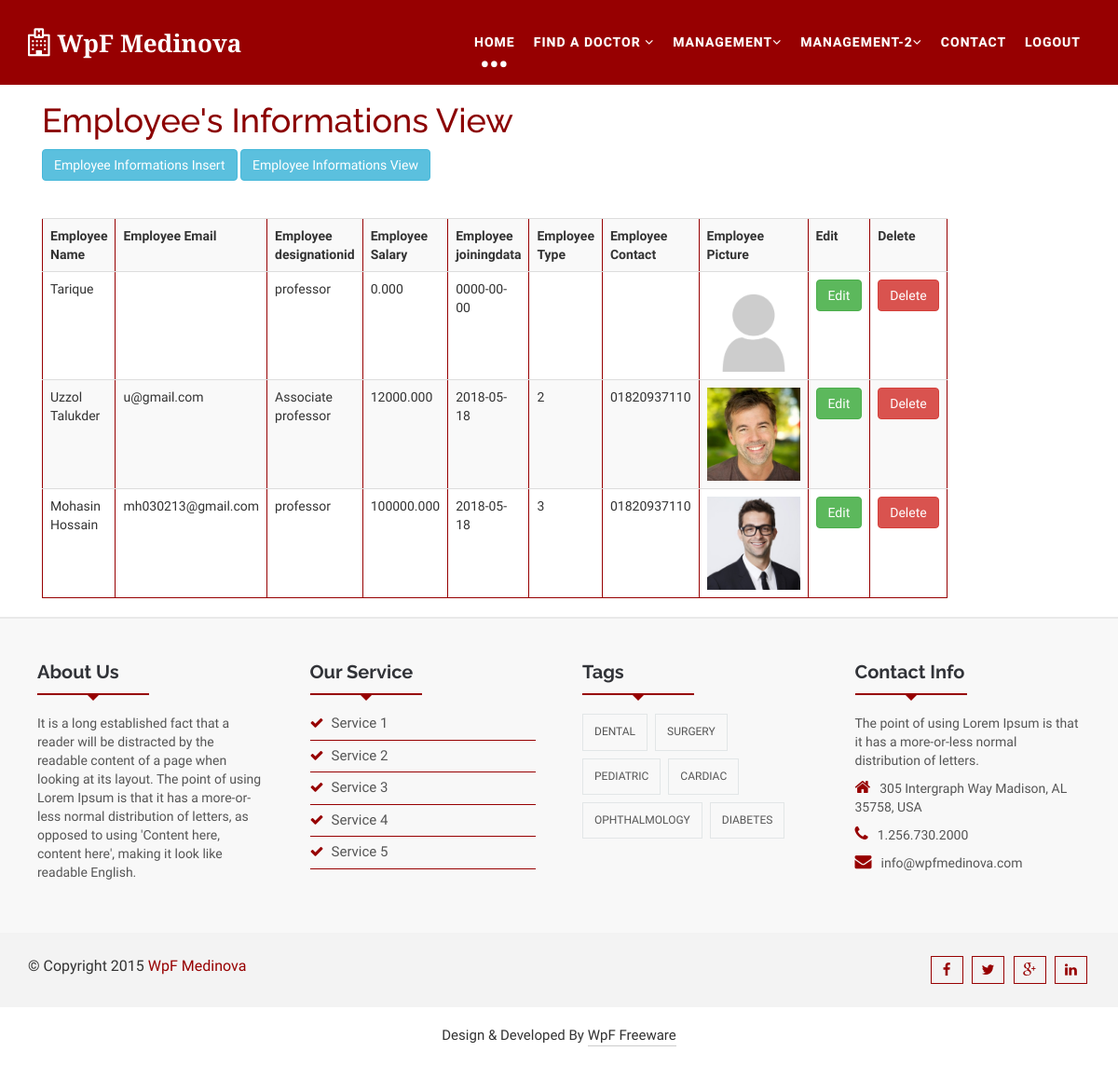
The page /index.php?e=employee_view (signed in) on the database its author committed.
### tables this page shows
CREATE TABLE `employee` (
  `id` smallint(5) UNSIGNED NOT NULL,
  `name` varchar(50) NOT NULL,
  `email` varchar(50) NOT NULL,
  `password` char(32) NOT NULL,
  `salary` float(8,3) NOT NULL,
  `contact` varchar(14) NOT NULL,
  `type` varchar(20) NOT NULL,
  `joiningdata` date NOT NULL,
  `picture` varchar(4) NOT NULL,
  `designationid` tinyint(3) UNSIGNED NOT NULL,
  `status` tinyint(4) NOT NULL DEFAULT '0'
);

CREATE TABLE `designation` (
  `id` tinyint(3) UNSIGNED NOT NULL,
  `name` varchar(50) NOT NULL
);

### models/database.php (called while the page is built, shortened)
<?php
class Database {
    protected $db;
    function __construct() {
        $this->db = new mysqli("localhost", "root", "", "hospital");
    }
    public function view($table, $sel = NULL, $order = NULL, $where = NULL) {
        if ($sel == TRUE) {
            $sql = "select $sel from $table";
        } else {
            $sql = "select * from $table";
        }
        $temp = "";
        if ($where) {
            foreach ($where as $key => $value) {
                $temp .= "{$key}='{$value}'";
            }
            $sql .= " where $temp";
        }
        return $this->db->query($sql);
    }
}

### views/employee/employee_view.php (the view, shortened to what this page needs)
<section id="blogArchive">
    <div class="container">
        <div class="col-md-6">
            <h1 style="color: darkred">Employee's Informations View</h1>
            <a href="index.php?e=employee" class="btn btn-info">Employee Informations Insert</a>
            <a href="index.php?e=employee_view" class="btn btn-info">Employee Informations View</a>
            <br /><br /><br />
            <table class="table table-striped table-hover" border="1px" style="border: 1px solid #970001">
                <tr>
                    <th >Employee Name</th>
                    <th>Employee Email</th>
                    <th>Employee designationid</th>
                    <th>Employee Salary</th>
                    <th>Employee joiningdata</th>
                    <th>Employee Type</th>
                    <th>Employee Contact</th>
                    <th>Employee Picture</th>
                    <th>Edit</th>
                    <th>Delete</th>
                </tr>
                <?php
                $data = $d->view("employee", "*");
                while ($value = $data->fetch_object()) {
                    echo "<tr>";
                    echo "<td>{$value->name}</td>";
                    echo "<td>{$value->email}</td>";
                    if ($value->designationid) {
                        $dataDeg = $d->view("designation", "*", '', ['id' => $value->designationid]);
                        while ($valueDeg = $dataDeg->fetch_object()) {
                            ?>
                            <td>
                                <?php echo $valueDeg->name
                                ?>
                            </td>
                            <?php
                        }
                    }
                    echo "<td>{$value->salary}</td>";
                    echo "<td>{$value->joiningdata}</td>";
                    echo "<td>{$value->type}</td>";
                    echo "<td>{$value->contact}</td>";
                    echo "<td>";
                    if ($value->picture) {
                        ?>
                        <img src='images/employee/pic/<?php echo md5("ab-1" . $value->id . "idb") ?>.<?php echo ($value->picture) ?>' width='100' />
                        <?php
                    } else {
                        echo "<img src='images/employee/pic/no-image.png' width='100' />";
                    }
                    echo "</td>";
                    echo "<td><a href='index.php?e=employee_edit&id={$value->id}' class='btn btn-success'>Edit</a></td>";
                    echo "<td><a href='index.php?e=employee_delete&id={$value->id}' class='btn btn-danger'>Delete</a></td>";
                    echo "</tr>";
                }
                ?>
            </table>
        </div>
    </div>
</section>

### style.css (style rules this page uses)
body,html { overflow-x:hidden; }
body { font-family: 'Habibi', serif; overflow-x: hidden !important; }
a { text-decoration: none; color: #2f2f2f; }
h1, h2, h3, h4, h5, h6 { font-family: 'Raleway', sans-serif; }
img { border:none; }
#blogArchive { display: inline; float: left; margin-top: 90px; width: 100%; }

### rows shown on the page
employee: name "Tarique", salary "0.000", joiningdata "0000-00-00"
designation: name "professor"
employee: name "Uzzol Talukder", email "u@gmail.com", salary "12000.000", joiningdata "2018-05-18", type "2", contact "01820937110", shows a picture
designation: name "Associate professor"
employee: name "Mohasin Hossain", email "mh030213@gmail.com", salary "100000.000", joiningdata "2018-05-18", type "3", contact "01820937110", shows a picture
